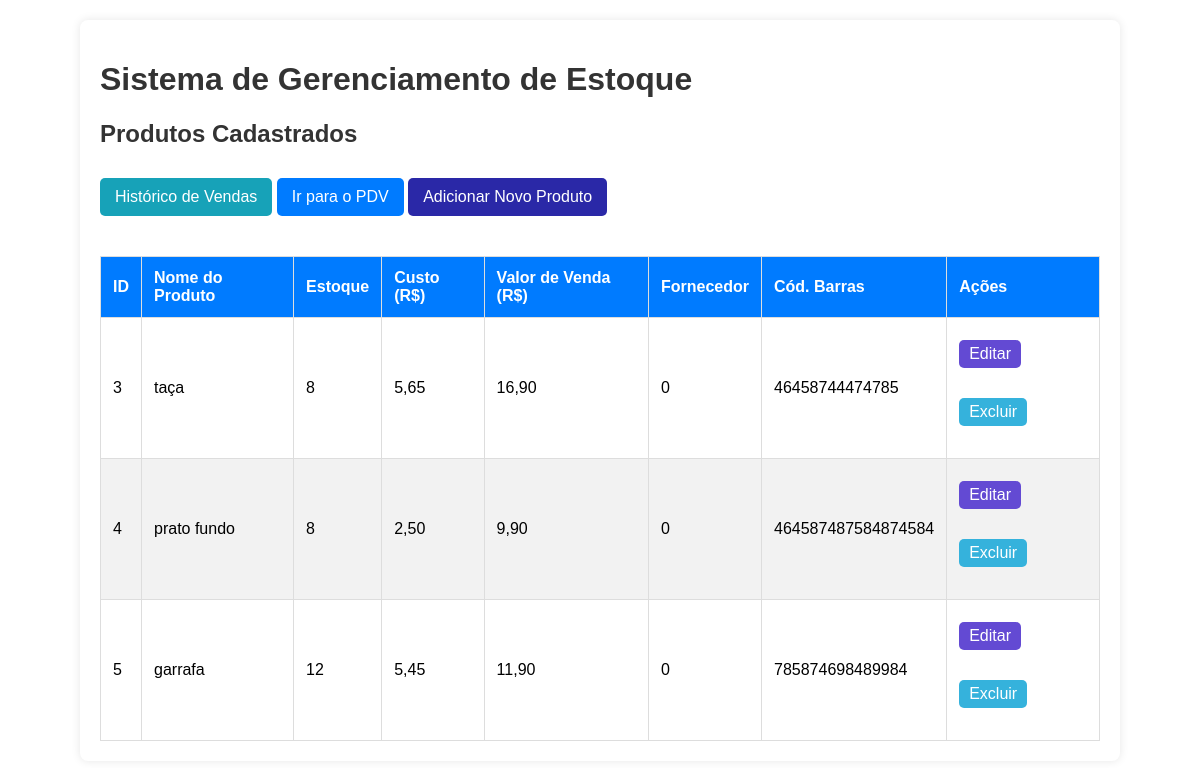
/estoque.php, run on the app's committed database.
### tables this page shows
CREATE TABLE `produtos` (
  `id_produto` int(11) NOT NULL AUTO_INCREMENT,
  `nome_produto` varchar(255) NOT NULL,
  `estoque_inicial` int(11) NOT NULL,
  `custo_produto` decimal(10,2) NOT NULL,
  `valor_venda_produto` decimal(10,2) NOT NULL,
  `fornecedor_produto` varchar(255) NOT NULL,
  `cod_barras` varchar(100) DEFAULT NULL,
  PRIMARY KEY (`id_produto`)
);

### estoque.php (the view, shortened to what this page needs)
<!DOCTYPE html>
<html lang="pt-br">
<head>
    <link rel="stylesheet" href="estilo.css">
</head>
<body>
    <div class="container">
        <h1>Sistema de Gerenciamento de Estoque</h1>
        <h2>Produtos Cadastrados</h2>
        <a href="historico_vendas.php" class="btn" style="background-color: #17a2b8;">Histórico de Vendas</a>
        <a href="pdv.php" class="btn" style="background-color: #007BFF;">Ir para o PDV</a>
        <a href="gerenciar_produtos.php?acao=adicionar" class="btn">Adicionar Novo Produto</a>
        <table>
            <thead>
                <tr>
                    <th>ID</th>
                    <th>Nome do Produto</th>
                    <th>Estoque</th>
                    <th>Custo (R$)</th>
                    <th>Valor de Venda (R$)</th>
                    <th>Fornecedor</th>
                    <th>Cód. Barras</th>
                    <th>Ações</th>
                </tr>
            </thead>
            <tbody>
                <?php
                include 'conexao.php';
                $sql = "SELECT id_produto, nome_produto, estoque_inicial, custo_produto, valor_venda_produto, fornecedor_produto,
                    cod_barras FROM produtos";
                $resultado = mysqli_query($conexao, $sql);
                if ($resultado && mysqli_num_rows($resultado) > 0) {
                    while ($linha = mysqli_fetch_assoc($resultado)) {
                        echo "<tr>";
                        echo "<td>" . $linha['id_produto'] . "</td>";
                        echo "<td>" . htmlspecialchars($linha['nome_produto']) . "</td>";
                        echo "<td>" . $linha['estoque_inicial'] . "</td>";
                        echo "<td>" . number_format($linha['custo_produto'], 2, ',', '.') . "</td>";
                        echo "<td>" . number_format($linha['valor_venda_produto'], 2, ',', '.') . "</td>";
                        echo "<td>" . htmlspecialchars($linha['fornecedor_produto']) . "</td>";
                        echo "<td>" . htmlspecialchars($linha['cod_barras']) . "</td>";
                        echo "<td>";
                        echo "<a href='gerenciar_produtos.php?acao=editar&id=" . $linha['id_produto'] . "' class='btn-editar'>Editar</a> ";
                        echo "<a href='gerenciar_produtos.php?acao=excluir&id=" . $linha['id_produto'] . "' onclick='return confirm(\"Tem certeza que deseja excluir este produto?\")' class='btn-excluir'>Excluir</a>";
                        echo "</td>";
                        echo "</tr>";
                    }
                } else {
                    echo "<tr><td colspan='8'>Nenhum produto cadastrado.</td></tr>";
                }
                ?>
            </tbody>
        </table>
    </div>
</body>
</html>

### estilo.css (style rules this page uses)
body { font-family: Arial, sans-serif; background-color: #ffffff; margin: 0; padding: 20px; }
.container { max-width: 1000px; margin: auto; background: #fff; padding: 20px; border-radius: 8px; box-shadow: 0 0 10px rgba(0,0,0,0.1); }
h1, h2 { color: #333; }
table { width: 100%; border-collapse: collapse; margin-top: 20px; }
table, th, td { border: 1px solid #ddd; }
th, td { padding: 12px; text-align: left; }
th { background-color: #007BFF; color: white; }
tr:nth-child(even) { background-color: #f2f2f2; }
.btn, .btn-editar, .btn-excluir { display: inline-block; padding: 10px 15px; border-radius: 5px; text-decoration: none; color: rgb(255, 255, 255); margin-top: 10px; margin-bottom: 20px; }
.btn { background-color: #2a28a7; }
.btn-editar { background-color: #634ad3; padding: 5px 10px; }
.btn-excluir { background-color: #35b2dc; padding: 5px 10px; }

### data on the page
produtos: id_produto "3", nome_produto "taça", estoque_inicial "8", custo_produto "5,65", valor_venda_produto "16,90", fornecedor_produto "0", cod_barras "46458744474785"
produtos: id_produto "4", nome_produto "prato fundo", estoque_inicial "8", custo_produto "2,50", valor_venda_produto "9,90", fornecedor_produto "0", cod_barras "464587487584874584"
produtos: id_produto "5", nome_produto "garrafa", estoque_inicial "12", custo_produto "5,45", valor_venda_produto "11,90", fornecedor_produto "0", cod_barras "785874698489984"
